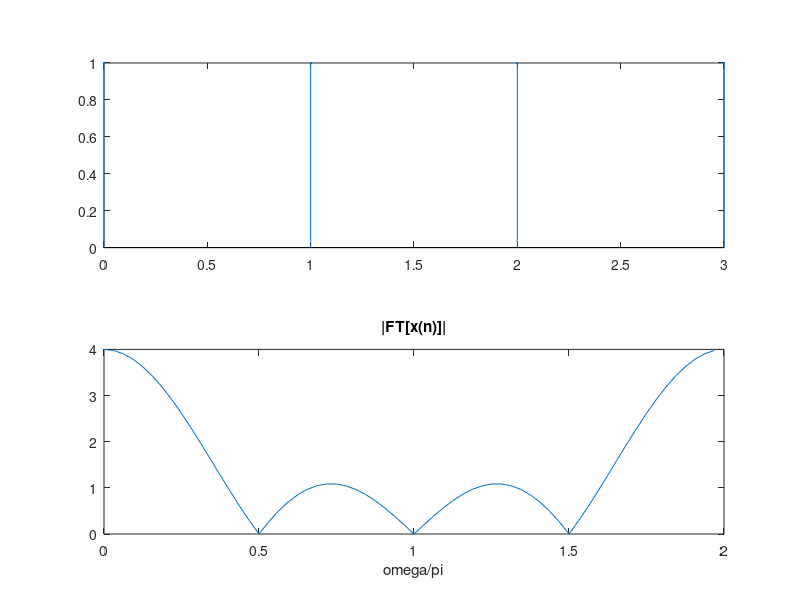

Reproduce this figure in MATLAB. (Note: this script raises an error after producing the figure.)
clc;
clear;
%% 时域采样定理的验证example
x = [1 1 1 1];
N = 64;
xk = fft(x,N);
Xm = abs(xk);
Xp = angle(xk);
figure(1);
subplot(211);
stem(0:3,x,'.');
subplot(212);
k = 0:N-1;
plot(2*k/N,Xm);
title("|FT[x(n)]|");
xlabel("\omega/\pi")

%% 时域采样定理的验证
% 1khz采样
t = 0:63;
n = t/1000;
f = 444.128*exp(-50*2^0.5.*n*pi).*sin(50*2^0.5.*n*pi).*uDT(n);
figure(2);
subplot(321);
stem(t,f,'.');
title("Fs=1khz");
fk = fft(f)/1000;
fm = abs(fk);
fp = angle(fk);
subplot(322);
plot(0:1000/63:1000,fm);
title("|T*FT[x1(n)]|");
xlabel("f(hz)");

%300hz采样
n = 0:1/300:0.063;
f = 444.128*exp(-50*2^0.5.*n*pi).*sin(50*2^0.5.*n*pi).*uDT(n);
subplot(323);
stem(0:18,f,'.');
title("Fs=300hz");
fk = fft(f)/300;
fm = abs(fk);
fp = angle(fk);
subplot(324);
plot(0:300/18:300,fm);
title("|T*FT[x2(n)]|");
xlabel("f(hz)");

%200hz采样
n = 0:1/200:0.063;
f = 444.128*exp(-50*2^0.5.*n*pi).*sin(50*2^0.5.*n*pi).*uDT(n);
subplot(325);
stem(0:12,f,'.');
title("Fs=200hz");
fk = fft(f)/200;
fm = abs(fk);
fp = angle(fk);
subplot(326);
plot(0:300/12:300,fm);
title("|T*FT[x3(n)]|");
xlabel("f(hz)");

%% 频域采样定理的验证
clc;
clear;
n = 0:26;
for i = 0:26
    y(i+1) = x(i);
end
yk = fft(y,512);
ym = abs(yk);
yp = angle(yk);
figure(3);
subplot(321);
plot(0:2*pi/511:2*pi,ym);
title("连续频谱|FT[x(n)]|");
xlabel("\omega");
subplot(322);
stem(n,y,'.');
title("三角序列");
xlabel("n");
% 16点采样
yk = fft(y,16);
ym = abs(yk);
yp = angle(yk);
subplot(323);
stem(0:15,ym,'.');
title("16点频谱|FT[x(n)]|");
xlabel("k");
subplot(324);
yy = ifft(yk,16);
stem(0:15,yy,'.');
title("16点三角序列");
xlabel("n");
% 32点采样
yk = fft(y,32);
ym = abs(yk);
yp = angle(yk);
subplot(325);
stem(0:31,ym,'.');
title("32点频谱|FT[x(n)]|");
xlabel("k");
subplot(326);
yy = ifft(yk,32);
stem(0:31,yy,'.');
title("32点三角序列");
xlabel("n");


%%
M=27;N=32;n=0:M;
%产生 M 长三角波序列 x(n)
xa=0:floor(M/2); xb= ceil(M/2)-1:-1:0; xn=[xa,xb];
for i = 1:length(xn)
    if i<=13
        xn(i) = xn(i) +1;
    else
        xn(i) = xn(i) -1;
    end
end
x(14)=x(14)+1;
Xk=fft(xn,1024); %1024 点 FFT[x(n)], 用于近似序列 x(n)的 TF
X32k=fft(xn,32) ;%32 点 FFT[x(n)]
x32n=ifft(X32k); %32 点 IFFT[X32(k)]得到 x32(n)
X16k=X32k(1:2:N); %隔点抽取 X32k 得到 X16(K)
x16n=ifft(X16k,N/2); %16 点 IFFT[X16(k)]得到 x16(n)
subplot(3,2,2);stem(n,xn,'.');box on
title('(b) 三角波序列 x(n)');xlabel('n');ylabel('x(n)');axis([0,32,0,20])
k=0:1023;wk=2*k/1024; %
subplot(3,2,1);plot(wk,abs(Xk));title('(a)FT[x(n)]');
xlabel('\omega/\pi');ylabel('|X(e^j^\omega)|');axis([0,1,0,200])
k=0:N/2-1;
subplot(3,2,3);stem(k,abs(X16k),'.');box on
title('(c) 16 点频域采样');xlabel('k');ylabel('|X_1_6(k)|');axis([0,8,0,200])
n1=0:N/2-1;
subplot(3,2,4);stem(n1,x16n,'.');box on
title('(d) 16 点 IDFT[X_1_6(k)]');xlabel('n');ylabel('x_1_6(n)');axis([0,32,0,20])
k=0:N-1;
subplot(3,2,5);stem(k,abs(X32k),'.');box on
title('(e) 32 点频域采样');xlabel('k');ylabel('|X_3_2(k)|');axis([0,16,0,200])
n1=0:N-1;
subplot(3,2,6);stem(n1,x32n,'.');box on
title('(f) 32 点 IDFT[X_3_2(k)]');xlabel('n');ylabel('x_3_2(n)');axis([0,32,0,20])

%% 音频信号
[xn,fs] = audioread('F:\学习\数字信号处理实验\实验1\motherland.wav');
x = xn(1000:2999);
wx = 0:2*pi/511:2*pi;
xxk = fft(x,512);
HHm = abs(xxk);
HHp = angle(xxk);
figure(4);
subplot(311); 
[n,m]=size(x);
stem(0:n-1,x,'.');
title("2000个采样点原序列");
subplot(312); 
plot(wx,HHm);
xlabel("\omega");
title("幅频特性曲线");
subplot(313); 
plot(wx,HHp);
xlabel("\omega");
title("相频特性曲线");
for i = 1: 2000
    if mod(i,2)
    x1((i+1)/2) = x(i);
    else
    x2(i/2) = x(i);
    end
end
xxk = fft(x1,512);
HHm = abs(xxk);
HHp = angle(xxk);
figure(5);
subplot(311); 
[n,m]=size(x1);
stem(0:m-1,x1,'.');
title("奇数抽样序列");
subplot(312); 
plot(wx,HHm);
xlabel("\omega");
title("幅频特性曲线");
subplot(313); 
plot(wx,HHp);
xlabel("\omega");
title("相频特性曲线");


xxk = fft(x2,512);
HHm = abs(xxk);
HHp = angle(xxk);
figure(6);
subplot(311); 
[n,m]=size(x2);
stem(0:m-1,x2,'.');
title("偶数抽样序列");
subplot(312); 
plot(wx,HHm);
xlabel("\omega");
title("幅频特性曲线");
subplot(313); 
plot(wx,HHp);
xlabel("\omega");
title("相频特性曲线");

xk = fft(xn,1024);
figure
Hm = abs(xk);
Hp = angle(xk);
subplot(311); 
[n,m]=size(xn);
plot(0:n-1,xn);
title("原信号");
subplot(312); 
plot(0:2*pi/1023:2*pi,Hm);
xlabel("\omega");
title("幅频特性曲线");
subplot(313); 
plot(0:2*pi/1023:2*pi,Hp);
xlabel("\omega");
title("相频特性曲线");